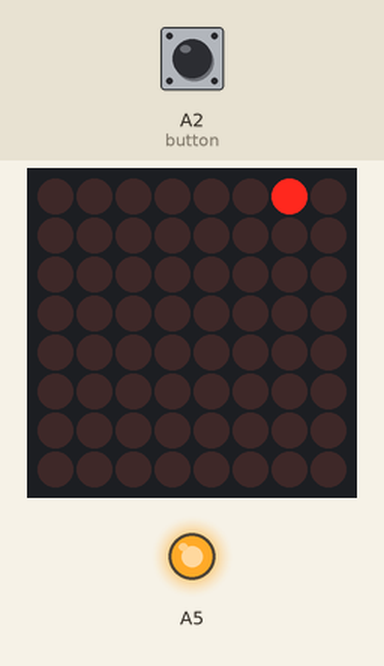
Bench run of a sketch on a simulated Arduino Uno, built with avr-gcc and run on an emulated ATmega328P. Shown: 8×8 LED matrix, output pins drawn as LEDs (lit = HIGH). Wiring (inferred from the names in the program): LED matrix (orientation assumed): rows pin 5, pin 4, pin 3, pin 2, A4, A3, A0, A1; columns pin 13, pin 12, pin 11, pin 10, pin 9, pin 8, pin 7, pin 6. The test bench sets the inputs (shaded band); at power-on: A2 (button) HIGH. Pins used as bus, display or sensor lines are not drawn.

Above: at 1.2 s.
1.3 s: A2 (button) pulled LOW for 0.15 s
At 1.45 s:
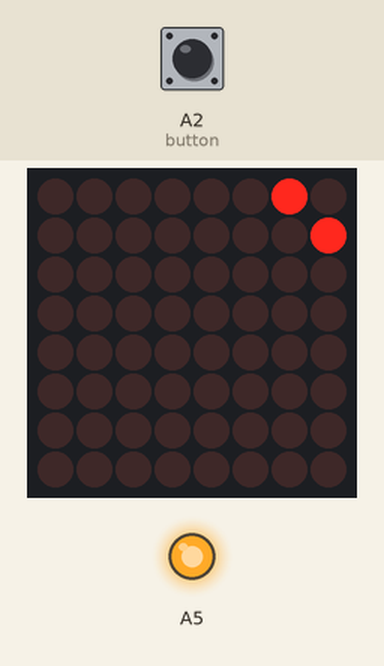
2.0 s: A2 (button) pulled LOW for 1 s
At 3.1 s:
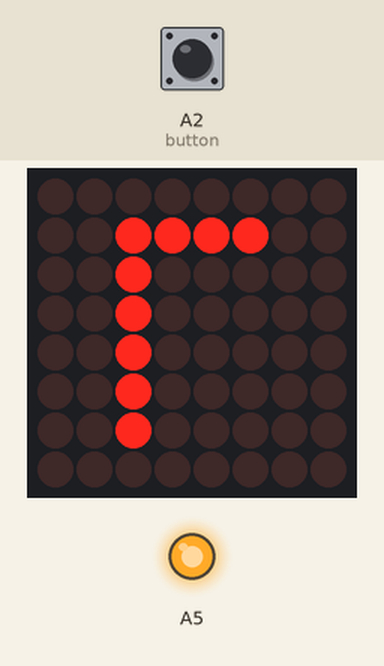
4.5 s: A2 (button) pulled LOW for 0.15 s
At 5.5 s:
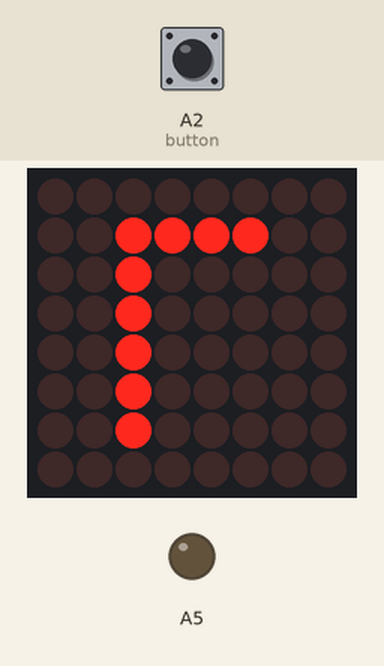
Timing chart, 0 to 7.5 s (numbered marks = the images above; inputs shaded):
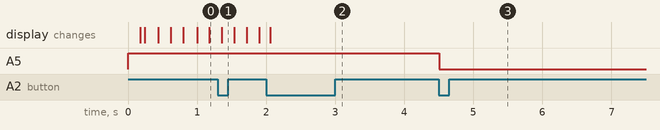

The sketch:

LEDMATRIX.ino
```cpp
const int col[8]={ //Column Pins
  13,12,11,10,9,8,7,6
};
const int row[8]={ //Row Pins
  5,4,3,2,A4,A3,A0,A1
};

int j=0; //Used to iterate the pixel up rows
int curCol=0; //Used to iterate the pixel down the columns
int button=A2; //Button pin
int direction=-1; //Used to change direction
int win=255; //Used to find whether a win has happened
int pixels[8]; //Matrix of pixels: Works by using bit shifting
bool buttonPressed=0; //Button press bool
long int time; //Keeps time

void setup() {
  digitalWrite(A5,HIGH); //Reset Pin
  pinMode(A5,OUTPUT);

  time = millis(); //Sets the time
  pinMode(button,INPUT_PULLUP); //Sets the button
  for (int i = 0; i < 8; i++) {  //Sets the rows and columns to output mode and turns the rows on high
    pinMode(row[i], OUTPUT);
    pinMode(col[i], OUTPUT);
    digitalWrite(row[i], HIGH);
  }
  for (int i=0; i < 8; i++){ //Sets the pixels to 0
    pixels[i]=0;
  }
}

void loop() {
  long int elapsed=millis()-time; //Time elapsed: This allows the game to speed up and move over time
  if(elapsed>200 - 1.75 * ((j * 8) + (8 - j))){ //Speeds the matrix up as the game is played
    if(curCol==0||curCol==7) { //Switches directions
      direction*=-1;
    }
    pixels[j]&=~(1<<curCol);
    curCol+=direction;
    time=millis(); //Resets time
  }

  if((digitalRead(button)==0) && buttonPressed==0 && j<=8) { //Button is pressed
    buttonPressed=1;
    j++; //Increment up a row
    pixels[j]|=1<<curCol;
    win&=pixels[j];
  }
  else if(digitalRead(button)==1){ //Button is not pressed
    buttonPressed=0;
  }

  if(!win) { //Lose Conditions
    Serial.println("YOU LOSE");
    for(int i=0; i<8; i++) { //Sets up pixel art for an 'L'
      pixels[i]=0;
    }
    pixels[7]=B00000000;
    pixels[6]=B00000100;
    pixels[5]=B00000100;
    pixels[4]=B00000100;
    pixels[3]=B00000100;
    pixels[2]=B00000100;
    pixels[1]=B00111100;
    pixels[0]=B00000000;

  while(true) {
    for(int i=0; i<8; i++) {
      digitalWrite(row[i],LOW); //Turns the ROW ON
      for(int k=0; k<8;k++) {
          if ((pixels[i]>>k)&1) { //Bitshifting
            digitalWrite(col[k],HIGH); //Turns the COLUMN ON
          }
        }
        delay(1);
        for(int k=0; k<8; k++) {
          digitalWrite(col[k],LOW); //Turns the COLUMN OFF
        }
        digitalWrite(row[i],HIGH); //Turns the ROW OFF
    }
    if((digitalRead(button)==0) && buttonPressed==0) {
      buttonPressed=1;
      break;
    }
    else if(digitalRead(button)==1){
      buttonPressed=0;
    }
  }
    digitalWrite(A5,LOW); //Resets program
  }

  if(j>7 && win) { //Win Condition
    Serial.println("YOU WIN");
    for(int i=0; i<8; i++) { //Sets up pixel art for a 'W'
      pixels[i]=0;
    }
    pixels[7]=B00000000;
    pixels[6]=B01000010;
    pixels[5]=B01000010;
    pixels[4]=B01000010;
    pixels[3]=B01011010;
    pixels[2]=B01100110;
    pixels[1]=B01000010;
    pixels[0]=B00000000;

    while(true) {
      for(int i=0; i<8; i++) {
        digitalWrite(row[i],LOW); //Turns the ROW ON
        for(int k=0; k<8;k++) {
            if ((pixels[i]>>k)&1) { //Bitshifting
              digitalWrite(col[k],HIGH); //Turns the COLUMN ON
            }
          }
          delay(1);
          for(int k=0; k<8; k++) {
            digitalWrite(col[k],LOW); //Turns the COLUMN OFF
          }
          digitalWrite(row[i],HIGH); //Turns the ROW OFF
      }
      if((digitalRead(button)==0) && buttonPressed==0) {
        buttonPressed=1;
        break;
      }
      else if(digitalRead(button)==1){
        buttonPressed=0;
      }
    }
    digitalWrite(A5,LOW); //Resets the program
  }

  pixels[j]|=1<<curCol;
  for(int i=0; i<8; i++) {
    digitalWrite(row[i],LOW); //Turns the ROW ON
    for(int k=0; k<8;k++) {
      if ((pixels[i]>>k)&1) { //Bitshifting
        digitalWrite(col[k],HIGH); //Turns the COLUMN ON
      }
    }
    delay(1); //Allows for the pixel to move across
    for(int k=0; k<8; k++) {
      digitalWrite(col[k],LOW); //Turns the COLUMN OFF
    }
    digitalWrite(row[i],HIGH); //Turns the ROW OFF
  }
  return;
}
```

Measured:
- after the input at 1.3 s, the display: changes after 0.06 s (image 1)
- after the input at 2.0 s, the display: changes after 0.06 s (image 2)
- after the input at 4.5 s, A5: HIGH → LOW at once
